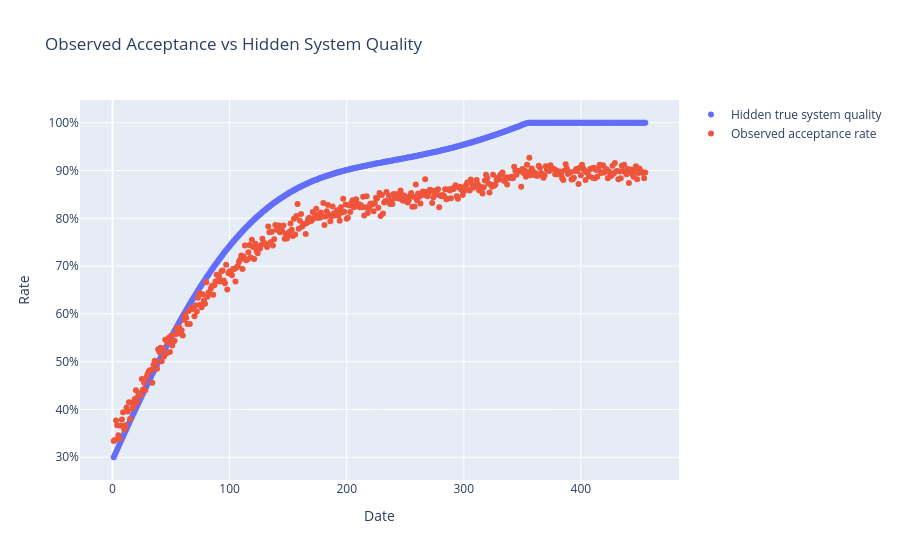

The notebook cell this image was saved under:
### Code cell
comparison_df = daily_metrics.melt(
    id_vars="Date",
    value_vars=["hidden_system_quality", "observed_accept_rate"],
    var_name="Metric",
    value_name="Rate",
)

comparison_df["Metric"] = comparison_df["Metric"].map(
    {
        "hidden_system_quality": "Hidden true system quality",
        "observed_accept_rate": "Observed acceptance rate",
    }
)

fig = px.scatter(
    comparison_df,
    x="Date",
    y="Rate",
    color="Metric",
    title="Observed Acceptance vs Hidden System Quality",
)
fig.update_layout(yaxis_tickformat=".0%", legend_title_text="")
fig.show()

### Figure 1 — Plotly figure (JSON) as saved in the notebook; plotly's stock layout.template omitted (floating-point values rounded to 4 significant figures; data arrays with more than 128 entries replaced by an {"elided": "..."} marker saying what was removed)
{"data": [{"hovertemplate": "Metric=Hidden true system quality<br>Date=%{x}<br>Rate=%{y}<extra></extra>", "legendgroup": "Hidden true system quality", "marker": {"color": "#636efa", "symbol": "circle"}, "mode": "markers", "name": "Hidden true system quality", "orientation": "v", "showlegend": true, "type": "scatter", "x": {"elided": "455 int values"}, "xaxis": "x", "y": {"elided": "455 float values"}, "yaxis": "y"}, {"hovertemplate": "Metric=Observed acceptance rate<br>Date=%{x}<br>Rate=%{y}<extra></extra>", "legendgroup": "Observed acceptance rate", "marker": {"color": "#EF553B", "symbol": "circle"}, "mode": "markers", "name": "Observed acceptance rate", "orientation": "v", "showlegend": true, "type": "scatter", "x": {"elided": "455 int values"}, "xaxis": "x", "y": {"elided": "455 float values"}, "yaxis": "y"}], "layout": {"legend": {"title": {"text": ""}, "tracegroupgap": 0}, "title": {"text": "Observed Acceptance vs Hidden System Quality"}, "xaxis": {"anchor": "y", "domain": [0, 1], "title": {"text": "Date"}}, "yaxis": {"anchor": "x", "domain": [0, 1], "tickformat": ".0%", "title": {"text": "Rate"}}}}
